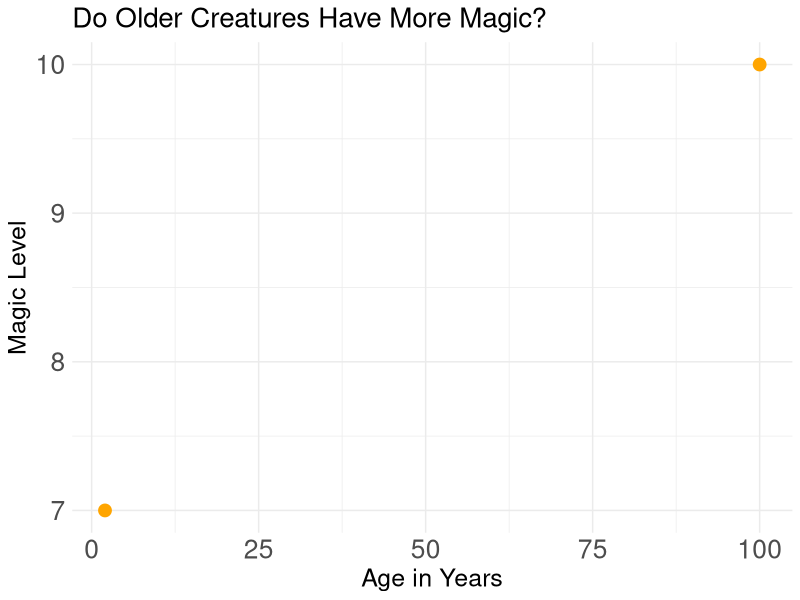

Reproduce this figure in R. (Note: this script raises an error after producing the figure.)
# 🔮 Day 3 - Spell 6: Scatter Plot Magic

# Discover relationships between two things!
# Like asking "Do taller kids have bigger feet?"

########################################################
# Step 1: Load tools and data

library(ggplot2)
library(dplyr)
creature_data <- read.csv("../datasets/creatures.csv")

########################################################
# Step 2: Understanding Scatter Plots

# 💡 What is a Scatter Plot?
# Each dot represents one creature showing TWO pieces of information
# Like showing both height AND weight for each creature
# We look for patterns - do the dots make a line? A curve? Random?

print("👀 Let's see if age and magic are related:")
print("Age vs Magic Level for each creature:")
print(select(creature_data, creature_name, creature_age, magic_power))

########################################################
# Step 3: Create your first scatter plot

# Do older creatures have more magic?
age_vs_magic <- ggplot(creature_data, aes(x = creature_age, y = magic_power)) +
  geom_point(size = 4, color = "orange") +
  labs(title = "Do Older Creatures Have More Magic?",
       x = "Age in Years",
       y = "Magic Level")+
  theme_minimal() +
  theme(text = element_text(size = 16),
        plot.title = element_text(size = 20),
        axis.title = element_text(size = 18),
        axis.text = element_text(size = 19))

print(age_vs_magic)


########################################################
# 🎈 Your turn to explore!

# Challenge 1: Create a scatter plot with creature_age on x-axis 
# and magic_power on y-axis, colored by creature_type
# YOUR CODE HERE:
colorful_scatter <- ggplot(creature_data, aes(x = ..., y = ..., color = ...)) +
  geom_point(size = 5) +
  labs(title = "Age vs Magic by Creature Type",
       x = "Age in Years",
       y = "Magic Level",
       color = "Creature Type")+
  theme_minimal() +
  theme(text = element_text(size = 16),
        plot.title = element_text(size = 20),
        axis.title = element_text(size = 18),
        axis.text = element_text(size = 19))

print(colorful_scatter)

########################################################
# 💡 Memory Tip:
# aes(x = ..., y = ...) sets what goes on each axis
# geom_point() creates the dots
# size = how big the dots are
# color = what color the dots are
# geom_text() adds labels to points
# Look for patterns: do dots go up? down? scattered?